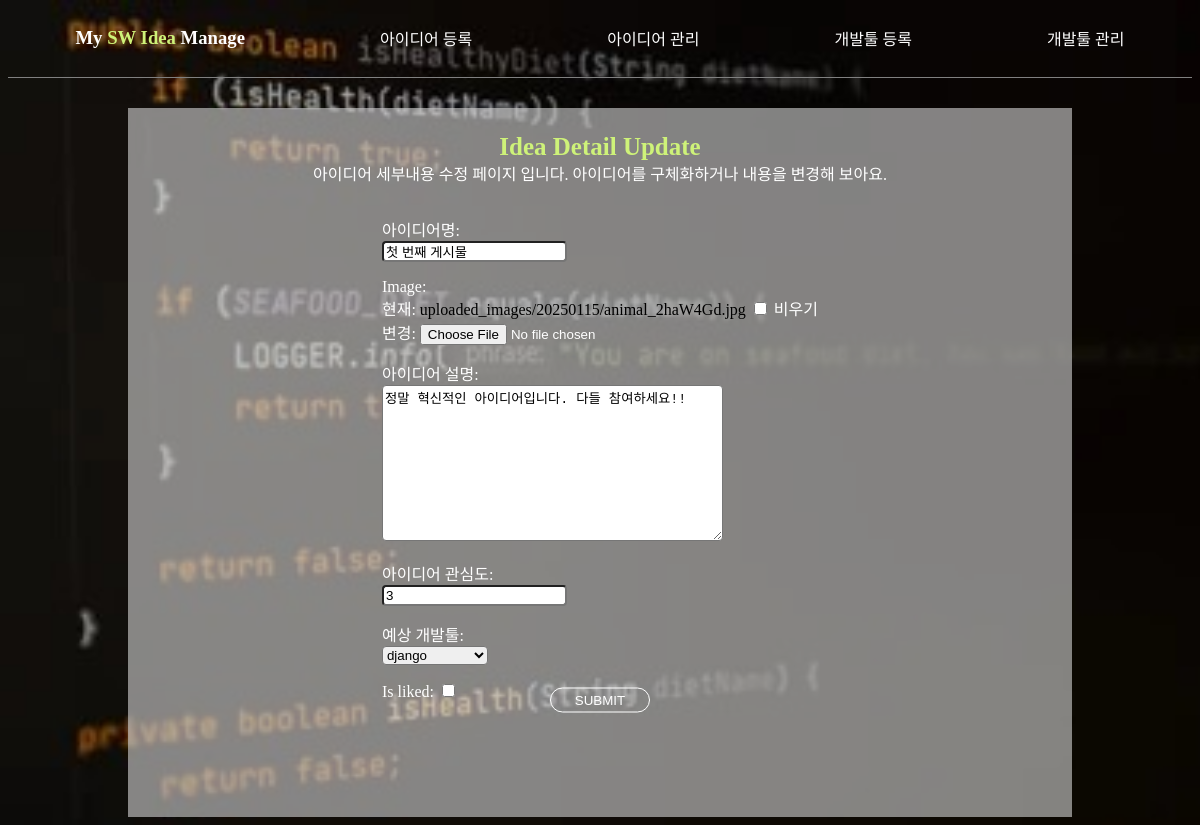
Screenshot of /update/1 with the database file from the repository.
### apps/idea/models.py (models this page shows, shortened)
class Idea(models.Model):
    title = models.CharField('아이디어명:', max_length=20)
    image = models.ImageField('Image:', upload_to='uploaded_images/%Y%m%d', blank=True)
    content = models.TextField('아이디어 설명:')
    interest = models.IntegerField('아이디어 관심도:')
    devtool = models.ForeignKey(Tool, verbose_name='예상 개발툴:', on_delete=models.CASCADE, related_name='ideas')
    created_at = models.DateTimeField(auto_now_add=True, verbose_name="등록일")
    is_liked = models.BooleanField(default=False)

### apps/idea/views.py (the view)
# urls.py: path('update/<int:pk>', views.update, name='update'),
def update(request, pk):
    idea = Idea.objects.get(id=pk)
    if request.method == 'POST':
        form = Ideaform(request.POST, request.FILES, instance=idea)
        if form.is_valid():
            form.save()
            return redirect('idea:detail', pk=pk)
        else:
            context = {
                'idea': idea,
                'form': form,
                'errors': form.errors,
            }
            return render(request, 'idea/update.html', context)
    else:
        form = Ideaform(instance=idea)
        context = {
            'form': form,
        }
        return render(request, 'idea/update.html', context)

### apps/idea/forms.py
class Ideaform(forms.ModelForm):
    class Meta:
        model = Idea
        fields = ('__all__')

### apps/tool/models.py (called while the page is built)
    def __str__(self):
        return self.name

### templates/idea/update.html (shortened to what this page needs)
{% extends 'base.html' %}
{% load static %}
    {% block head %}
        <link rel="stylesheet" href="{% static 'idea/update.css' %}">
    {% endblock %}
    {% block content %}
    <div class="update_container">
        <h3 class="form_title yellow">Idea Detail Update</h3>
        <p class="discription">아이디어 세부내용 수정 페이지 입니다. 아이디어를 구체화하거나 내용을 변경해 보아요.</p>
        <form action="" method="post", enctype="multipart/form-data">
            {{ form.as_p }}
            <button type="submit" class="submit_button">SUBMIT</button>
        </form>
    </div>
    {% endblock %}

### static/base.css (style rules this page uses)
html { background-image: url('coding.jpg'); background-size: cover; background-repeat: no-repeat; }
a { text-decoration: none; color: white; transition: opacity 0.5s ease; }
.yellow { color: rgb(206, 242, 121); }

### static/idea/update.css (style rules this page uses)
.update_container { display: flex; flex-direction: column; justify-content: center; align-items: center; margin-top: 30px; padding-bottom: 100px; max-width: 100%; }
.form_title { font-size: 25px; margin-bottom: 0; }
form a { color: black; }
.discription { margin-top: 0; color: white; }
form { margin-left: 0; max-width: 100%; color: white; }
form p:nth-of-type(1) label, form p:nth-of-type(3) label, form p:nth-of-type(4) label, form p:nth-of-type(5) label { display: block; max-width: 80%; }
form p:nth-child(3) label:nth-child(1) { display: block; }
p input, p select { border-radius: 4px; }
p textarea { border-radius: 4px; }
.submit_button { background: none; width: 100px; padding-block: 4px; border-radius: 20px; color: white; border: 1px solid white; cursor: pointer; transition: background-color 0.2s ease; max-width: 100%; position: absolute; top: 700px; left: 50%; transform: translate(-50%, -50%); }

### rows the page displays
Idea: title "첫 번째 게시물", content "정말 혁신적인 아이디어입니다. 다들 참여하세요!!", interest "3", devtool "django"
